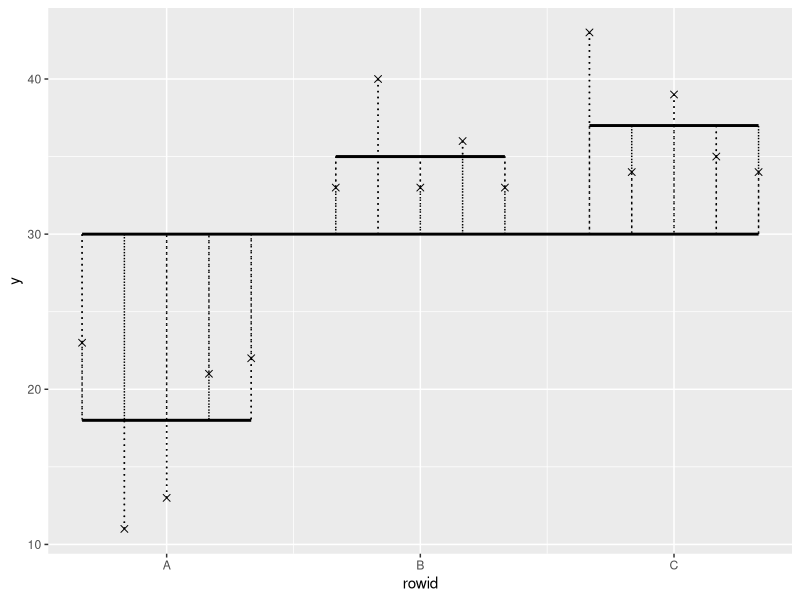
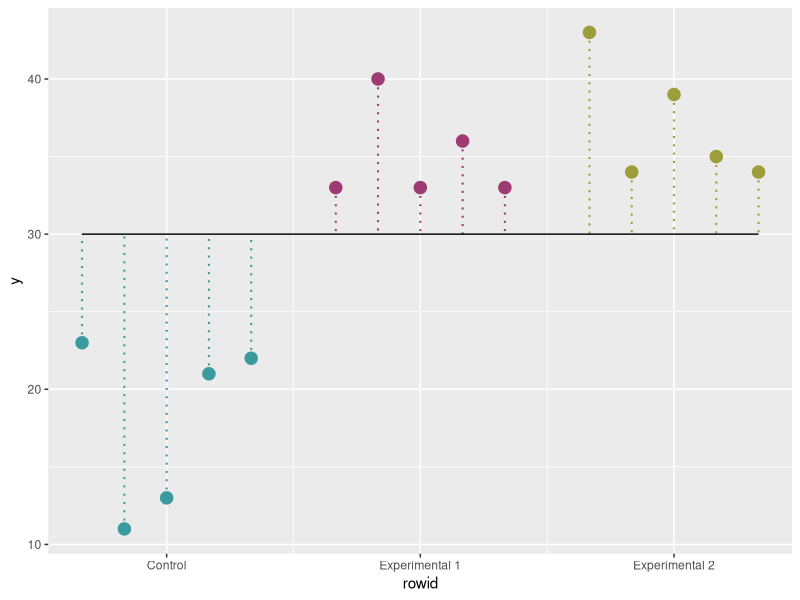
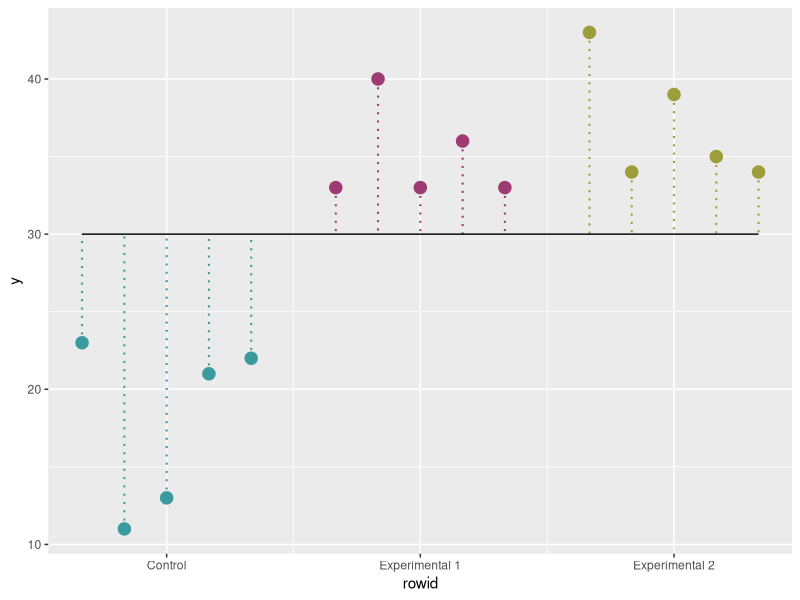
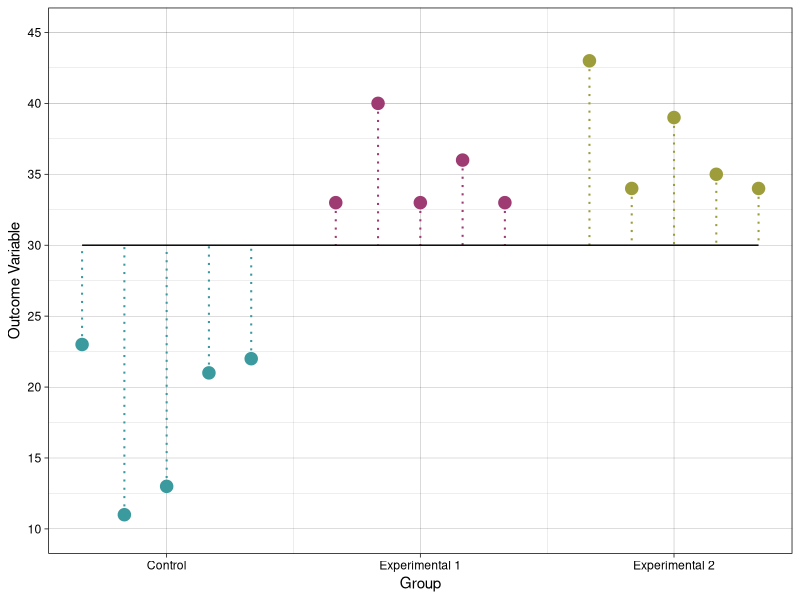
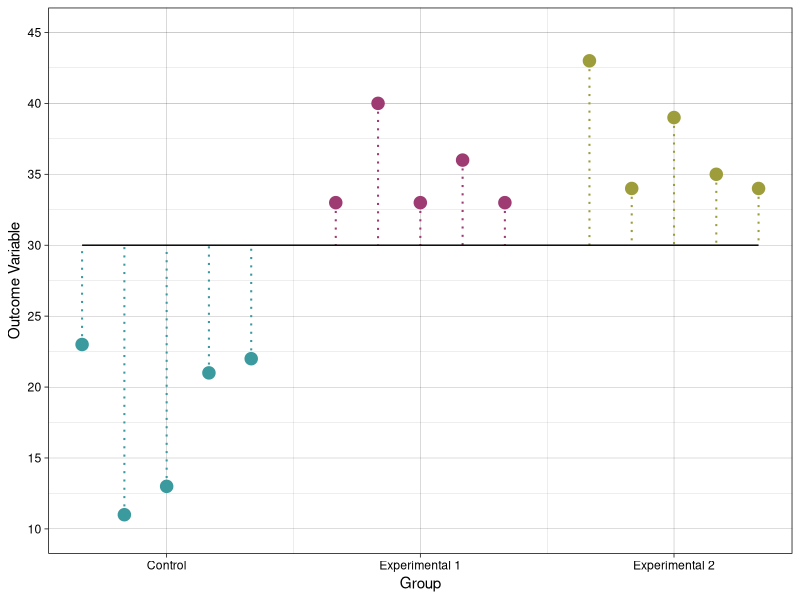
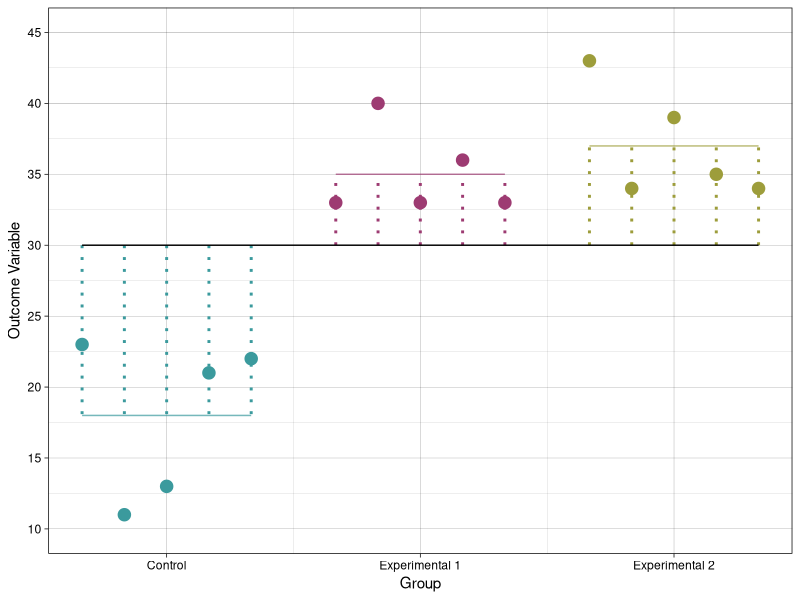
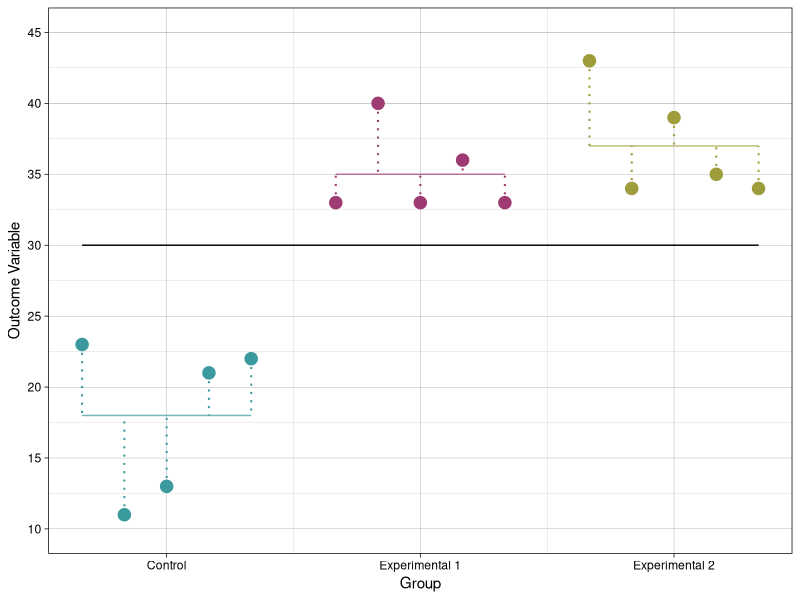

The R source for these figures, in order:
## ---- chunk 1
library(forcats)
library(ggplot2)
library(tidyverse)

#GGANOVA
#A function that makes a One-Way ANOVA plot 
## This function depends on base r, utils, and ggplot2 functions
gganova <- function(
    formula = NULL, 
    data = NULL,
    geom_point = list(),
    geom_segment.group.mean = list(),
    geom_segment.resid = list(),
    geom_segment.grand.mean = list(),
    geom_segment.TD = list(),
    geom_segment.MD = list(),
    spacing = 1,
    labels = c()){
#Function starts
if(spacing < 1) {stop("spacing cannot be smaller than 1 you fucking idiot!!!")}
formula <- formula
y <- gsub(" ", "", strsplit(formula, "[~]")[[1]][1], fixed = TRUE)
factor <- gsub(" ", "", strsplit(formula, "[~]")[[1]][2], fixed = TRUE)
dat <- data[, c(y,factor)]
##Making the grouping variable as a factor 
#dat[, which( colnames(dat)==factor)] <- as.factor(dat[, which( colnames(dat)==factor)])
nlevels <- nlevels(dat[,2])
#labelz <- labels
#labels.2 <- c(labelz)
#mean_dat.2 <- data.frame()
dat.2 <- data.frame()
bins.loop <- c() 
plot <- ggplot2::ggplot()
#counter <- 1 #THIS IS ONLY FOR CHECKING PURPOSES
for(counter in 1:nlevels){

split_dat  <- rownames_to_column(data.frame(split(dat, dat[2])[counter]))[-1]


names(split_dat)[1] <- "y"
names(split_dat)[2] <- "factor"

#mean_dat <- data.frame(factor_level = c(split_dat$group[1]) , group_mean = c(mean(t(split_dat[1]))))
#mean_dat.2 <- rbind(mean_dat.2, mean_dat)
split_dat <- transform(split_dat, predicted_value = mean(t(split_dat[1]), na.rm = TRUE))
split_dat <- transform(
  split_dat, 
  geom_point.colour = ifelse(!is.null(geom_point$colour), ifelse(!is.na(geom_point$colour[counter]),geom_point$colour[counter],"black"), "black"), 
  geom_point.fill = ifelse(!is.null(geom_point$fill), ifelse(!is.na(geom_point$fill[counter]),geom_point$fill[counter],"black"), "black"),
  geom_point.shape = ifelse(!is.null(geom_point$shape), ifelse(!is.na(geom_point$shape[counter]),geom_point$shape[counter],4), 4),
  geom_point.size = ifelse(!is.null(geom_point$size), ifelse(!is.na(geom_point$size[counter]),geom_point$size[counter],2), 2),
  geom_point.alpha = ifelse(!is.null(geom_point$alpha), ifelse(!is.na(geom_point$alpha[counter]),geom_point$alpha[counter],1), 1),
  
  geom_segment.group.mean.colour = ifelse(!is.null(geom_segment.group.mean$colour), ifelse(!is.na(geom_segment.group.mean$colour[counter]),geom_segment.group.mean$colour[counter],"black"), "black"), 
  geom_segment.group.mean.linetype = ifelse(!is.null(geom_segment.group.mean$linetype), ifelse(!is.na(geom_segment.group.mean$linetype[counter]),geom_segment.group.mean$linetype[counter],"solid"), "solid"),
  geom_segment.group.mean.size = ifelse(!is.null(geom_segment.group.mean$size),  ifelse(!is.na(geom_segment.group.mean$size[counter]), geom_segment.group.mean$size[counter],1), 1),
  geom_segment.group.mean.alpha = ifelse(!is.null(geom_segment.group.mean$alpha),  ifelse(!is.na(geom_segment.group.mean$alpha[counter]),geom_segment.group.mean$alpha[counter],1), 1),
  
  geom_segment.resid.colour = ifelse(!is.null(geom_segment.resid$colour),  ifelse(!is.na(geom_segment.resid$colour[counter]), geom_segment.resid$colour[counter], "black"), "black"), 
  geom_segment.resid.linetype = ifelse(!is.null(geom_segment.resid$linetype),  ifelse(!is.na(geom_segment.resid$linetype[counter]), geom_segment.resid$linetype[counter], "dotted"), "dotted"),
  geom_segment.resid.size = ifelse(!is.null(geom_segment.resid$size),  ifelse(!is.na(geom_segment.resid$size[counter]), geom_segment.resid$size[counter], 0.5), 0.5), 
  geom_segment.resid.alpha = ifelse(!is.null(geom_segment.resid$alpha),  ifelse(!is.na(geom_segment.resid$alpha[counter]), geom_segment.resid$alpha[counter],1), 1),
  
  geom_segment.TD.colour = ifelse(!is.null(geom_segment.TD$colour),  ifelse(!is.na(geom_segment.TD$colour[counter]), geom_segment.TD$colour[counter], "black"), "black"), 
  geom_segment.TD.linetype = ifelse(!is.null(geom_segment.TD$linetype),  ifelse(!is.na(geom_segment.TD$linetype[counter]), geom_segment.TD$linetype[counter], "dotted"), "dotted"),
  geom_segment.TD.size = ifelse(!is.null(geom_segment.TD$size),  ifelse(!is.na(geom_segment.TD$size[counter]), geom_segment.TD$size[counter], 0.5), 0.5), 
  geom_segment.TD.alpha = ifelse(!is.null(geom_segment.TD$alpha),  ifelse(!is.na(geom_segment.TD$alpha[counter]), geom_segment.TD$alpha[counter],1), 1),
  
  geom_segment.MD.colour = ifelse(!is.null(geom_segment.MD$colour),  ifelse(!is.na(geom_segment.MD$colour[counter]), geom_segment.MD$colour[counter], "black"), "black"), 
  geom_segment.MD.linetype = ifelse(!is.null(geom_segment.MD$linetype),  ifelse(!is.na(geom_segment.MD$linetype[counter]), geom_segment.MD$linetype[counter], "dotted"), "dotted"),
  geom_segment.MD.size = ifelse(!is.null(geom_segment.MD$size),  ifelse(!is.na(geom_segment.MD$size[counter]), geom_segment.MD$size[counter], 0.5), 0.5), 
  geom_segment.MD.alpha = ifelse(!is.null(geom_segment.MD$alpha),  ifelse(!is.na(geom_segment.MD$alpha[counter]), geom_segment.MD$alpha[counter],1), 1),
  
  custom.label = ifelse(!is.null(labels), labels[counter], NA),
  grand.mean =  mean(dat[,1], na.rm = TRUE)
  )
split_dat[nrow(split_dat)+spacing,] <- NA ##Argument: Spacing
split_dat <- transform(split_dat, level_number = counter)
dat.2 <- rbind(dat.2, split_dat)

dat.3 <- dat.2
dat.3[-c(c(nrow(dat.3)-1):nrow(dat.3)),]
dat.3$y[dat.3$level_number != counter] <- NA
dat.3$predicted_value[dat.3$level_number != counter] <- NA
dat.3$rowid <- seq.int(nrow(dat.3))

bins.loop <- c(bins.loop, c(((tail(dat.3[dat.3$level_number == counter,]$rowid, n=1) - spacing) + head(dat.3[dat.3$level_number == counter,]$rowid, n=1))/2))
bins <- c(bins.loop)

plot <- plot + 
  geom_point(
    data = dat.3[dat.3$level_number == counter,], 
    mapping = aes(x = rowid, y = y), 
    colour = dat.3[dat.3$level_number == counter,][,"geom_point.colour"][1], 
    fill = dat.3[dat.3$level_number == counter,][,"geom_point.fill"][1], 
    shape = dat.3[dat.3$level_number == counter,][,"geom_point.shape"][1], 
    size = dat.3[dat.3$level_number == counter,][,"geom_point.size"][1],
    alpha = dat.3[dat.3$level_number == counter,][,"geom_point.alpha"][1]) + 
  annotate(
    geom = "segment", 
    x = head(dat.3[dat.3$level_number == counter,]$rowid, n=1), 
    xend = tail(dat.3[dat.3$level_number == counter,]$rowid, n=1) - spacing, 
    y = mean(split_dat[,"y"], na.rm = T), 
    yend = mean(split_dat[,"y"], na.rm = T), 
    linetype = dat.3[dat.3$level_number == counter,][,"geom_segment.group.mean.linetype"][1], 
    colour = dat.3[dat.3$level_number == counter,][,"geom_segment.group.mean.colour"][1], 
    size = dat.3[dat.3$level_number == counter,][,"geom_segment.group.mean.size"][1],
    alpha = dat.3[dat.3$level_number == counter,][,"geom_segment.group.mean.alpha"][1]) +
  geom_segment(
    data = dat.3[dat.3$level_number == counter,], 
    mapping = aes(x = rowid, xend = rowid, y = y, yend = predicted_value), 
    linetype = dat.3[dat.3$level_number == counter,][,"geom_segment.resid.linetype"][1], 
    colour = dat.3[dat.3$level_number == counter,][,"geom_segment.resid.colour"][1], 
    size = dat.3[dat.3$level_number == counter,][,"geom_segment.resid.size"][1],
    alpha = dat.3[dat.3$level_number == counter,][,"geom_segment.resid.alpha"][1]) +
  geom_segment(
    data = dat.3[dat.3$level_number == counter,],
    mapping = aes(x = rowid, xend = rowid, y = y, yend = grand.mean),
     linetype = dat.3[dat.3$level_number == counter,][,"geom_segment.TD.linetype"][1], 
    colour = dat.3[dat.3$level_number == counter,][,"geom_segment.TD.colour"][1], 
    size = dat.3[dat.3$level_number == counter,][,"geom_segment.TD.size"][1],
    alpha = dat.3[dat.3$level_number == counter,][,"geom_segment.TD.alpha"][1]) +
  geom_segment(
    data = dat.3[dat.3$level_number == counter,], 
    mapping = aes(x = rowid, xend = rowid, y = grand.mean, yend = predicted_value), 
    linetype = dat.3[dat.3$level_number == counter,][,"geom_segment.MD.linetype"][1], 
    colour = dat.3[dat.3$level_number == counter,][,"geom_segment.MD.colour"][1], 
    size = dat.3[dat.3$level_number == counter,][,"geom_segment.MD.size"][1],
    alpha = dat.3[dat.3$level_number == counter,][,"geom_segment.MD.alpha"][1]) +
  scale_x_continuous(
    limits = c(1, nrow(dat.2)-spacing),
    breaks  = bins, 
    labels = if(!is.na(dat.3[dat.3$level_number == counter,][,"custom.label"][1])){labels[1:counter]} else{levels(dat[,2])[1:counter]})

}
plot <- plot + annotate(
    geom = "segment",
    x = 1, 
    xend = nrow(dat.2)-spacing, 
    y = mean(dat[,1], na.rm = TRUE), 
    yend = mean(dat[,1], na.rm = TRUE),
    linetype = ifelse(!is.null(geom_segment.grand.mean$linetype), geom_segment.grand.mean$linetype, "solid"),
    colour = ifelse(!is.null(geom_segment.grand.mean$colour), geom_segment.grand.mean$colour, "black"),
    size = ifelse(!is.null(geom_segment.grand.mean$size), geom_segment.grand.mean$size, 1),
    alpha = ifelse(!is.null(geom_segment.grand.mean$alpha), geom_segment.grand.mean$alpha, 1))
return(plot)
}

#Example
#Create an ANOVA data
anova_dat <- data.frame(y = c(23, 11, 13, 21, 22, 33, 40, 33, 36, 33, 43, 34, 39, 35, 34), group = c(rep("A", 5), rep("B", 5), rep("C", 5))) %>% mutate(group = as.factor(group)) %>% mutate(group = fct_relevel(group, "A", "B", "C"))

#This is the simplest form, it makes a One-Way ANOVA plot with default settings 
gganova(formula = "y ~ group", data = anova_dat)

#Customising
#Colours and grouping labels can be modified by grouping 
#You can also adjust the spacing, but it cannot be smaller than 1 otherwise you will have a friendly reminder of not putting spacing as 1
#If you don't specify anything, it will jump back to default 
#The order in which the groups are shown are based on their order in the data, to change the order in which they are shown on the graph, change the order of the levels before using the function (the labels won't do justice)
anova_plot <- gganova(formula = "y ~ group", data = anova_dat, 
        geom_point = list(
          colour = c("#3B9A9D", "#9D3B72", "#9D9D3B"), 
          size = c(3.9, 3.9, 3.9), 
          shape = c(19, 19, 19),
          alpha = c(1, 1, 1)),
        geom_segment.resid = list(
          colour = c("#3B9A9D", "#9D3B72", "#9D9D3B"),
          linetype = c("dotted", "dotted", "dotted"),
          size = c(1, 1, 1),
          alpha = c(0, 0, 0)),
        geom_segment.group.mean = list(
          colour = c("#3B9A9D", "#9D3B72", "#9D9D3B"),
          linetype = c("solid", "solid", "solid"),
          alpha = c(0.7, 0.7, 0.7),
          size = c(0, 0, 0, 0)),
        geom_segment.grand.mean = list(
          colour = "black",
          linetype = "solid",
          size = 0.5,
          alpha = 1),
        geom_segment.TD = list(
          colour = c("#3B9A9D", "#9D3B72", "#9D9D3B"),
          size = c(0.7, 0.7, 0.7),
          linetype = c("dotted", "dotted", "dotted"),
          alpha = c(1, 1, 1, 1)),
        geom_segment.MD = list(
          colour = c(),
          size = c(),
          linetype = c("solid", "solid", "solid"),
          alpha = c(0, 0, 0, 0)),
        labels = c("Control", "Experimental 1", "Experimental 2"),
        spacing = 1) 
anova_plot

suppressWarnings(print(anova_plot))

#Adding ggplot plot layers: The output is a ggplot object, so all other elements of the plot can be modified like a ggplot object
  anova_plot +
    labs(x = "Group", y = "Outcome Variable") +
    scale_y_continuous(limits = c(10, 45), breaks = seq(10, 45, 5)) +
    theme_linedraw()



## ---- chunk 2
png(file = "image/anova_SST.png", res = 100, width = 800, height = 500)
gganova(formula = "y ~ group", data = anova_dat, 
        geom_point = list(
          colour = c("#3B9A9D", "#9D3B72", "#9D9D3B"), 
          size = c(3.9, 3.9, 3.9), 
          shape = c(19, 19, 19),
          alpha = c(1, 1, 1)),
        geom_segment.resid = list(
          colour = c("#3B9A9D", "#9D3B72", "#9D9D3B"),
          linetype = c("dotted", "dotted", "dotted"),
          size = c(1, 1, 1),
          alpha = c(0, 0, 0)),
        geom_segment.group.mean = list(
          colour = c("#3B9A9D", "#9D3B72", "#9D9D3B"),
          linetype = c("solid", "solid", "solid"),
          alpha = c(0.7, 0.7, 0.7),
          size = c(0, 0, 0, 0)),
        geom_segment.grand.mean = list(
          colour = "black",
          linetype = "solid",
          size = 0.5,
          alpha = 1),
        geom_segment.TD = list(
          colour = c("#3B9A9D", "#9D3B72", "#9D9D3B"),
          size = c(0.7, 0.7, 0.7),
          linetype = c("dotted", "dotted", "dotted"),
          alpha = c(1, 1, 1, 1)),
        geom_segment.MD = list(
          colour = c(),
          size = c(),
          linetype = c("solid", "solid", "solid"),
          alpha = c(0, 0, 0, 0)),
        labels = c("Control", "Experimental 1", "Experimental 2"),
        spacing = 1) +
  labs(x = "Group", y = "Outcome Variable") +
  scale_y_continuous(limits = c(10, 45), breaks = seq(10, 45, 5)) +
  theme_linedraw()
dev.off()

png(file = "image/anova_SSM.png", res = 100, width = 800, height = 500)
gganova(formula = "y ~ group", data = anova_dat, 
        geom_point = list(
          colour = c("#3B9A9D", "#9D3B72", "#9D9D3B"), 
          size = c(3.9, 3.9, 3.9), 
          shape = c(19, 19, 19),
          alpha = c(1, 1, 1)),
        geom_segment.resid = list(
          colour = c("#3B9A9D", "#9D3B72", "#9D9D3B"),
          linetype = c("dotted", "dotted", "dotted"),
          size = c(0.7, 0.7, 0.7),
          alpha = c(0, 0, 0)),
        geom_segment.group.mean = list(
          colour = c("#3B9A9D", "#9D3B72", "#9D9D3B"),
          linetype = c("solid", "solid", "solid"),
          alpha = c(0.7, 0.7, 0.7),
          size = c(0.5, 0.5, 0.5, 0.5)),
        geom_segment.grand.mean = list(
          colour = "black",
          linetype = "solid",
          size = 0.5,
          alpha = 1),
        geom_segment.TD = list(
          colour = c("#3B9A9D", "#9D3B72", "#9D9D3B"),
          size = c(0.5, 0.5, 0.5, 0.5),
          alpha = c(0, 0, 0, 0)),
         geom_segment.MD = list(
          colour = c("#3B9A9D", "#9D3B72", "#9D9D3B"),
          size = c(1, 1, 1, 1),
          linetype = c("dotted", "dotted", "dotted"),
          alpha = c(1, 1, 1, 1)),
        labels = c("Control", "Experimental 1", "Experimental 2"),
        spacing = 1) +
  labs(x = "Group", y = "Outcome Variable") +
  scale_y_continuous(limits = c(10, 45), breaks = seq(10, 45, 5)) +
  theme_linedraw()
dev.off()

png(file = "image/anova_SSR.png", res = 100, width = 800, height = 500)
gganova(formula = "y ~ group", data = anova_dat, 
        geom_point = list(
          colour = c("#3B9A9D", "#9D3B72", "#9D9D3B"), 
          size = c(3.9, 3.9, 3.9), 
          shape = c(19, 19, 19),
          alpha = c(1, 1, 1)),
        geom_segment.resid = list(
          colour = c("#3B9A9D", "#9D3B72", "#9D9D3B"),
          linetype = c("dotted", "dotted", "dotted"),
          size = c(0.7, 0.7, 0.7),
          alpha = c(1, 1, 1)),
        geom_segment.group.mean = list(
          colour = c("#3B9A9D", "#9D3B72", "#9D9D3B"),
          linetype = c("solid", "solid", "solid"),
          alpha = c(0.7, 0.7, 0.7),
          size = c(0.5, 0.5, 0.5, 0.5)),
        geom_segment.grand.mean = list(
          colour = "black",
          linetype = "solid",
          size = 0.5,
          alpha = 1),
        geom_segment.TD = list(
          colour = c("#3B9A9D", "#9D3B72", "#9D9D3B"),
          size = c(0.5, 0.5, 0.5, 0.5),
          alpha = c(0, 0, 0, 0)),
        geom_segment.MD = list(
          colour = c(),
          size = c(),
          linetype = c("solid", "solid", "solid"),
          alpha = c(0, 0, 0, 0)),
        labels = c("Control", "Experimental 1", "Experimental 2"),
        spacing = 1) +
  labs(x = "Group", y = "Outcome Variable") +
  scale_y_continuous(limits = c(10, 45), breaks = seq(10, 45, 5)) +
  theme_linedraw()
dev.off()
## ---- chunk 3
string <- "I am Samuel Mak! I am 24!  "

sub("(.{0})(.*)", "\\1(\\2)", string)

sub("(.*!)(.{2})", "\\1(\\2) ", string)

sub("(.*Mak)(.*[0-9])", "\\1] \\2 haha", string)


sub("({1})(.*$)", "\\1(\\2)", string)

sub_dat <- data.frame(values = c(2, 6, 5, 1, 2, 7, 8, 9, 3, 6, 2, 5, 9, 2), group = c(rep("Metallica", 3), "matalecA", "metallica", rep("Gojira", 3), "gojira ", "gorillA", rep("Sylosis", 3), "Sylocis"))

sub_dat




sub_dat[2] <- gsub("^Sy.*s$", "Sylosis", gsub(("^g.*a$|^g.*A$"), "Gojira", gsub(" ", "", gsub("^m.*a$|^m.*A$", "Metallica", sub_dat$group))))
